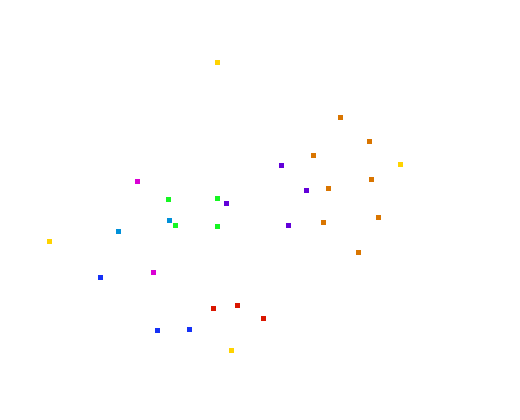
#> input picture Sample/Clandmarks.png, 520 x 420 px
$ jupyter execute image_reading.ipynb
#> lines starting #> are read from the running program, lines starting #| are printed output that depends on the picture; after the words box and inside, x2 and y2 are one past the last pixel; in counts of white or black regions, pixels touching at a corner belong together
[cell 1]
import numpy as np
from matplotlib.image import imread
from skimage.measure import label, regionprops
from skimage.color import rgb2gray, rgba2rgb

points_path = 'Sample/Clandmarks.png'
image_path = 'Sample/Cim.png'
points_im = imread(points_path)
#> points_im is the input picture: shape (420, 520, 4) float32; mean R, G, B, A 0.00197, 0.00147, 0.00117, 0.00343
rgb_im = rgba2rgb(points_im)
im = rgb2gray(rgb_im)
rgb_points = rgba2rgb(points_im)
points = rgb_points[points_im[..., -1] == 1, :]
#> points = 750 rows, first 8: [1, 0.827, 0], [1, 0.827, 0], [1, 0.827, 0], [1, 0.827, 0], [1, 0.827, 0], [1, 0.827, 0], [1, 0.827, 0], [1, 0.827, 0]
regions = np.unique(points, axis=0)
#> regions = [[0, 0.565, 0.851], [0.0824, 0.192, 0.965], [0.0824, 0.965, 0.133], [0.384, 0, 0.851], [0.851, 0, 0.831], [0.851, 0.0863, 0], [0.851, 0.459, 0], [1, 0.827, 0]]
for region in regions:
    region_mask = np.prod(
        rgb_im == region.reshape(1, 3), axis=-1
    ).astype(bool)
    label_img = label(region_mask)
    region_props = regionprops(label_img)
    centroids = [prop.centroid for prop in region_props]
    print(region * 255, centroids)
#> this loop made 8 passes
#> (region, centroids) on passes 1, 2, 3, 4, 5, 6, 8: ([0, 0.565, 0.851], [(220, 169), (231, 118)]), ([0.0824, 0.192, 0.965], [(277, 100), (329, 189), (330, 157)]), ([0.0824, 0.965, 0.133], [(198, 217), (199, 168), (225, 175), (226, 217)]), ([0.384, 0, 0.851], [(165, 281), (190, 306), (203, 226), (225, 288)]), ([0.851, 0, 0.831], [(181, 137), (272, 153)]), ([0.851, 0.0863, 0], [(305, 237), (308, 213), (318, 263)]), ([1, 0.827, 0], [(62, 217), (164, 400), (241, 49), (350, 231)])
#| [  0. 144. 217.] [(220.0, 169.0), (231.0, 118.0)]
#| [ 21.  49. 246.] [(277.0, 100.0), (329.0, 189.0), (330.0, 157.0)]
#| [ 21. 246.  34.] [(198.0, 217.0), (199.0, 168.0), (225.0, 175.0), (226.0, 217.0)]
#| [ 98.   0. 217.] [(165.0, 281.0), (190.0, 306.0), (203.0, 226.0), (225.0, 288.0)]
#| [217.   0. 212.] [(181.0, 137.0), (272.0, 153.0)]
#| [217.  22.   0.] [(305.0, 237.0), (308.0, 213.0), (318.0, 263.0)]
#| [217. 117.   0.] [(117.0, 340.0), (141.0, 369.0), (155.0, 313.0), (179.0, 371.0), (188.0, 328.0), (217.0, 378.0), (222.0, 323.0), (252.0, 358.0)]
#| [255. 211.   0.] [(62.0, 217.0), (164.0, 400.0), (241.0, 49.0), (350.0, 231.0)]
#> pass 1, `region_mask = np.prod( rgb_im == region.reshape(1, 3), axis=-1 ).astyp..`:
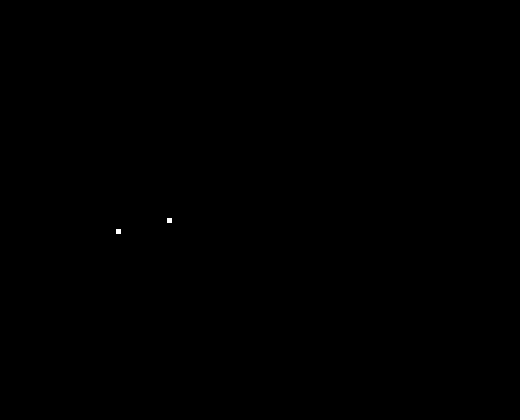
#> region_mask: shape (420, 520) bool; 0.02% white; 2 white regions, box (x1, y1, x2, y2) and area: (167, 218, 172, 223) 25, (116, 229, 121, 234) 25
#> after the loop: label_img: shape (420, 520) int32; 5 distinct labels, from 0 to 4
#> after the loop: region_mask: shape (420, 520) bool; 0.05% white; 4 white regions, box (x1, y1, x2, y2) and area: (215, 60, 220, 65) 25, (398, 162, 403, 167) 25, (47, 239, 52, 244) 25, (229, 348, 234, 353) 25
